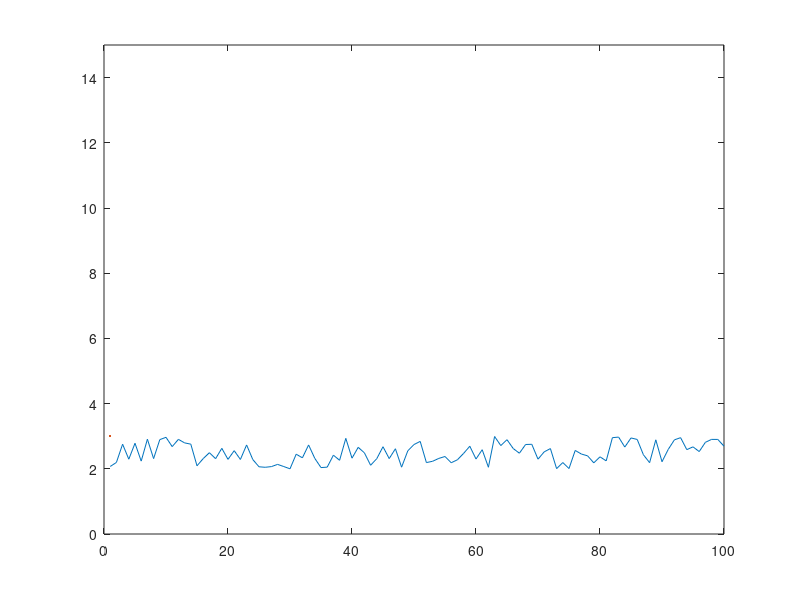
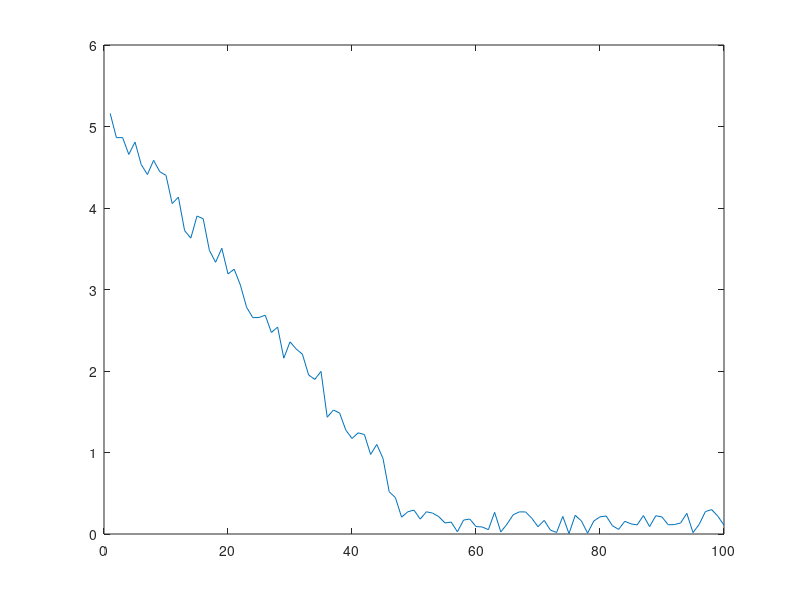
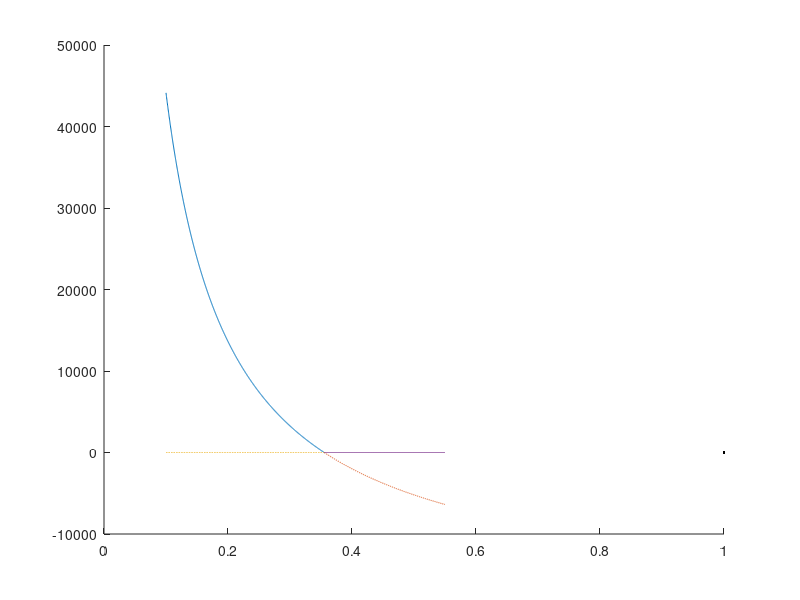

These figures' MATLAB source, in order: (Note: this script raises an error after producing the figures.)
%% Create other figures for the article

clc; clear; close all;

%% Fig 1: examples of dynamics

% No transition
x = linspace(1,100);
y = rand(1,length(x)) + 2;

figure()
plot(x,y,linewidth=3)
ylim([0,15])

% Smooth non-bifurcation
y2 = 100 + 0.04*rand(1,length(x)) + exp(-0.1*x);

figure()
plot(x,y2,linewidth=3)


% Abrupt non-bifurcation
y3 = zeros(1,length(x));
y3(1:50) = sqrt(100-x(1:50)) + 0.5*rand(1,50);
y3(51:end) = 5 + 0.5*rand(1,50);

plot(x,y3)

%% Transcritical
y4 = zeros(1,length(x));
y4(1:50) = 5 - 0.1*x(1:50) + 0.5*rand(1,50);
y4(51:end) = 0.3*rand(1,50);
y4(y4<0) = 0;

plot(x,y4)


%% Bifurcation plots for the models

% Parameters (values used in the respective publications)
L = 2000;
alfa_1 = 0.25;
alfa_2 = 0.25;
sigma = 0.75;
w = 27000;

v = 5000;
phi = 1/9;
gamma_B = 0.018;
gamma_A = 0.007;
b = 500;
c = 0.1;


% --- Khoury et al, 2011
m_c = L / (2*w*(alfa_1 - L/w)) * (alfa_1+sigma+ sqrt((alfa_1-sigma)^2 + 4*sigma*L/w) );
m = linspace(0.1,m_c,1000);
mm = linspace(m_c,0.55,1000); 

J = 0.5*((alfa_1./m - sigma./m - 1) + sqrt((alfa_1./m - sigma./m - 1).^2 + 4*alfa_1./m));
JJ = 0.5*((alfa_1./mm - sigma./mm - 1) + sqrt((alfa_1./mm - sigma./mm - 1).^2 + 4*alfa_1./mm));
FH = (L./m).*(1+J)./J - w; 
FHFH = (L./mm).*(1+JJ)./JJ - w; 

figure()
hold on
plot(m, FH, linewidth = 1.5, Color='black')
plot(mm, FHFH, '--', linewidth = 1.5, Color='black')
plot(m, 0*m, '--', linewidth = 1.5, Color='black')
plot(mm, 0*mm, linewidth = 1.5, Color='black')
xlabel('m', fontsize = 20)
ylabel('$\hat{H}+\hat{F}$', Interpreter='latex', fontsize = 20)
ylim([-10000,40000])


% --- Khoury et al., 2013
m_c2 = (c-gamma_A)*phi/gamma_B;
m2 = linspace(0.3,0.55,5000);

P = c/gamma_A - 1 - (gamma_B * m2)/(gamma_A * phi);
f = b*sqrt(alfa_2 ./ ((sigma./(P+1)) + (m2./P) - alfa_1) -1);
Fhat = (L*f.^2) ./ (m2 .* (f.^2 + b^2));

HBF = Fhat .* (P + m2/phi +1);
Hhat = Fhat .* P;
idx = find(HBF < 0, 1, 'first');

figure()
hold on
plot(m2(1:idx), HBF(1:idx), linewidth = 1.5, Color='black')
plot(m2(idx:end), HBF(idx:end), '--', linewidth = 1.5, Color='black')
plot(m2(1:idx), 0*m2(1:idx), '--', linewidth = 1.5, Color='black')
plot(m2(idx:end), 0*m2(idx:end), linewidth = 1.5, Color='black')
xlabel('m', fontsize = 20)
ylabel('$\hat{H}+\hat{F}+\hat{B}$', Interpreter='latex', fontsize = 20)
ylim([-10000,40000])



% --- Breda et al., 2021

n = [0.1 0.25 0.4 0.55 0.7];
L1 = (1-n)*L;

colors = [0., 0.1, 0.2 ; 0.25, 0.35, 0.45; 0.35, 0.45, 0.55; 0.55, 0.65, 0.75; 0.7, 0.8, 0.9]; 

figure()
hold on

for i =1:length(n)

    m_c = L1(i) / (2*w*(alfa_1 - L1(i)/w)) * (alfa_1+sigma+ sqrt((alfa_1-sigma)^2 + 4*sigma*L1(i)/w) );
    m = linspace(0.01,m_c,1000);
    mm = linspace(m_c,0.55,1000); 
    
    J = 0.5*((alfa_1./m - sigma./m - 1) + sqrt((alfa_1./m - sigma./m - 1).^2 + 4*alfa_1./m));
    JJ = 0.5*((alfa_1./mm - sigma./mm - 1) + sqrt((alfa_1./mm - sigma./mm - 1).^2 + 4*alfa_1./mm));
    FH = (L1(i)./m).*(1+J)./J - w; 
    FHFH = (L1(i)./mm).*(1+JJ)./JJ - w; 
    
    plot(m, 0*m, '--', linewidth = 1.5, Color='black')
    plot(mm, 0*mm, linewidth = 1.5, Color='black')
    plot(m, FH, linewidth = 1.5, Color=colors(i,:))
    plot(mm, FHFH, '--', linewidth = 1.5, Color=colors(i,:))

end

xlabel('m', fontsize = 20)
ylabel('$\hat{H}+\hat{F}$', Interpreter='latex', fontsize = 20)
ylim([-20000,40000])
legend('', '', 'n=0.1', '', '', '',  'n=0.25', '', '', '', 'n=0.4', '', '', '', 'n=0.55', '', '', '', 'n=0.7', fontsize = 15)
